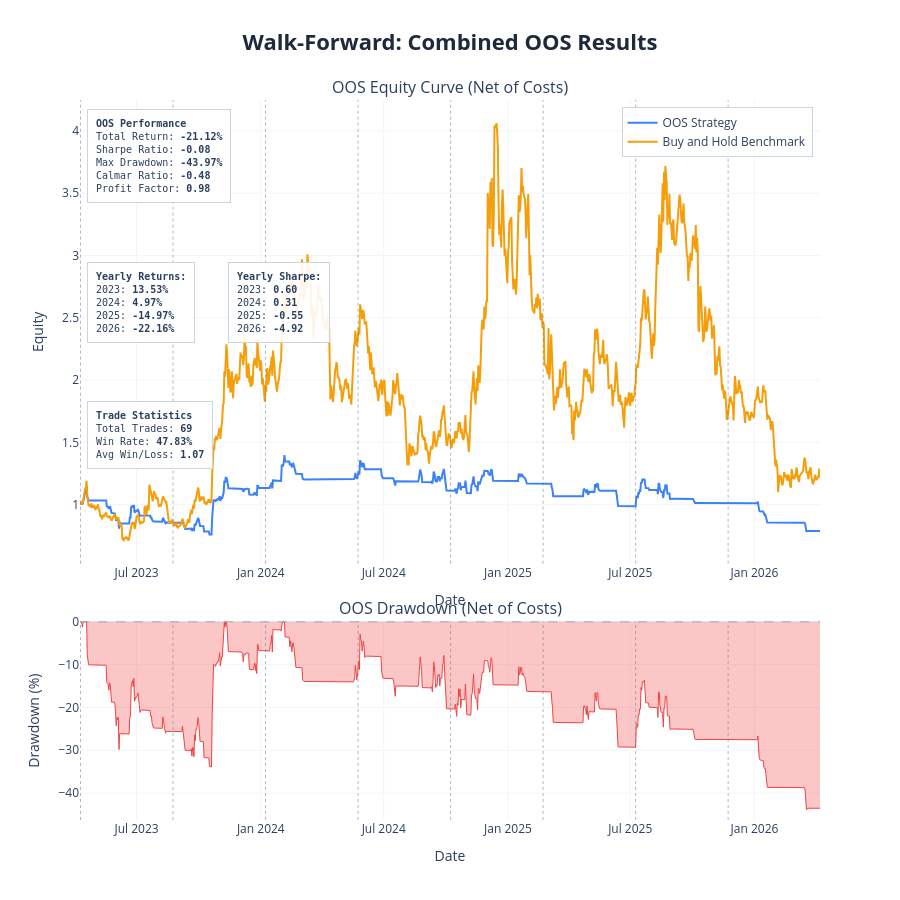

Notebook code for this chart:
### Markdown cell above
---
## Results Charts and Cost Stress Test

| Parameter | Description | Default |
|---|---|---|
| `show_fold_perf` | IS vs OOS bars for return, Sharpe, drawdown per fold | `False` |
| `show_param_evol` | Parameter evolution across folds with ±1 std bands | `False` |
| `show_oos_equity` | Combined OOS equity curve + drawdown with fold boundaries | `True` |
| `show_trades` | Overlay entry/exit markers on OOS equity chart | `False` |
| `benchmark_data` | DataFrame with `Close` column for buy & hold comparison | `None` |
| `save_html_dir` | Directory path to save charts as HTML files, or `None` | `None` |

**Cost Stress Test:** re-run the combined OOS backtest at 1×, 1.5×, 2×, 3× the base cost. Fragile strategies collapse; robust ones degrade gradually.

### Code cell
plot_walk_forward_results(
    results          = results,
    param_defs       = PARAM_DEFS,
    fixed_params     = FIXED_PARAMS,
    benchmark_data   = df,
    show             = True,
    save_html_dir    = None,
    show_fold_perf   = False,   # IS vs OOS bars by fold
    show_param_evol  = False,   # parameter evolution across folds
    show_oos_equity  = True,   # combined OOS equity curve
    show_trades      = False,  # trade markers on OOS equity chart
)

# ── transaction cost stress test ──────────────────────────────────────────

if results['oos_combined_df'] is not None:
    cost_df = cost_stress_test(
        oos_combined_df  = results['oos_combined_df'],
        cost_multipliers = (1.0, 1.5, 2.0, 3.0),
        base_cost        = COST,
    )
else:
    print('No combined OOS dataframe — skip cost stress test')

### Figure 1 — Plotly figure (JSON) as saved in the notebook; plotly's stock layout.template omitted (floating-point values rounded to 4 significant figures; data arrays with more than 128 entries replaced by an {"elided": "..."} marker saying what was removed)
{"data": [{"hovertemplate": "<b>OOS Strategy</b><br>Date: %{x}<br>Equity: %{y:.4f}<extra></extra>", "line": {"color": "#3b82f6", "width": 2}, "mode": "lines", "name": "OOS Strategy", "type": "scatter", "x": {"elided": "1096 str values"}, "xaxis": "x", "y": {"elided": "1096 float values"}, "yaxis": "y"}, {"hovertemplate": "<b>Buy and Hold Benchmark</b><br>Date: %{x}<br>Equity: %{y:.4f}<extra></extra>", "line": {"color": "#f59e0b", "width": 2}, "mode": "lines", "name": "Buy and Hold Benchmark", "type": "scatter", "x": {"elided": "1096 str values"}, "xaxis": "x", "y": {"elided": "1096 float values"}, "yaxis": "y"}, {"fill": "tozeroy", "fillcolor": "rgba(239, 68, 68, 0.3)", "hovertemplate": "<b>Drawdown</b><br>Date: %{x}<br>%{y:.2f}%<extra></extra>", "line": {"color": "#ef4444", "width": 1}, "mode": "lines", "name": "Drawdown", "showlegend": false, "type": "scatter", "x": {"elided": "1096 str values"}, "xaxis": "x2", "y": {"elided": "1096 float values"}, "yaxis": "y2"}], "layout": {"annotations": [{"font": {"size": 16}, "showarrow": false, "text": "OOS Equity Curve (Net of Costs)", "x": 0.5, "xanchor": "center", "xref": "paper", "y": 1, "yanchor": "bottom", "yref": "paper"}, {"font": {"size": 16}, "showarrow": false, "text": "OOS Drawdown (Net of Costs)", "x": 0.5, "xanchor": "center", "xref": "paper", "y": 0.276, "yanchor": "bottom", "yref": "paper"}, {"align": "left", "bgcolor": "rgba(255, 255, 255, 0.9)", "bordercolor": "#cbd5e1", "borderpad": 8, "borderwidth": 1, "font": {"family": "monospace", "size": 10}, "showarrow": false, "text": "<b>OOS Performance</b><br>Total Return: <b>-21.12%</b><br>Sharpe Ratio: <b>-0.08</b><br>Max Drawdown: <b>-43.97%</b><br>Calmar Ratio: <b>-0.48</b><br>Profit Factor: <b>0.98</b>", "x": 0.01, "xanchor": "left", "xref": "x domain", "y": 0.98, "yanchor": "top", "yref": "y domain"}, {"align": "left", "bgcolor": "rgba(255, 255, 255, 0.9)", "bordercolor": "#cbd5e1", "borderpad": 8, "borderwidth": 1, "font": {"family": "monospace", "size": 10}, "showarrow": false, "text": "<b>Yearly Returns:</b><br>2023: <b>13.53%</b><br>2024: <b>4.97%</b><br>2025: <b>-14.97%</b><br>2026: <b>-22.16%</b><br>", "x": 0.01, "xanchor": "left", "xref": "x domain", "y": 0.65, "yanchor": "top", "yref": "y domain"}, {"align": "left", "bgcolor": "rgba(255, 255, 255, 0.9)", "bordercolor": "#cbd5e1", "borderpad": 8, "borderwidth": 1, "font": {"family": "monospace", "size": 10}, "showarrow": false, "text": "<b>Yearly Sharpe:</b><br>2023: <b>0.60</b><br>2024: <b>0.31</b><br>2025: <b>-0.55</b><br>2026: <b>-4.92</b><br>", "x": 0.2, "xanchor": "left", "xref": "x domain", "y": 0.65, "yanchor": "top", "yref": "y domain"}, {"align": "left", "bgcolor": "rgba(255, 255, 255, 0.9)", "bordercolor": "#cbd5e1", "borderpad": 8, "borderwidth": 1, "font": {"family": "monospace", "size": 10}, "showarrow": false, "text": "<b>Trade Statistics</b><br>Total Trades: <b>69</b><br>Win Rate: <b>47.83%</b><br>Avg Win/Loss: <b>1.07</b>", "x": 0.01, "xanchor": "left", "xref": "x domain", "y": 0.35, "yanchor": "top", "yref": "y domain"}], "height": 900, "hovermode": "x unified", "legend": {"bgcolor": "rgba(255, 255, 255, 0.9)", "bordercolor": "#cbd5e1", "borderwidth": 1, "x": 0.99, "xanchor": "right", "y": 0.99, "yanchor": "top"}, "shapes": [{"line": {"color": "#94a3b8", "dash": "dash", "width": 1}, "type": "line", "x0": 0, "x1": 1, "xref": "x2 domain", "y0": 0, "y1": 0, "yref": "y2"}, {"line": {"color": "rgba(100,116,139,0.5)", "dash": "dot", "width": 1}, "type": "line", "x0": "2023-04-09 00:00:00", "x1": "2023-04-09 00:00:00", "xref": "x", "y0": 0, "y1": 1, "yref": "y domain"}, {"line": {"color": "rgba(100,116,139,0.5)", "dash": "dot", "width": 1}, "type": "line", "x0": "2023-04-09 00:00:00", "x1": "2023-04-09 00:00:00", "xref": "x2", "y0": 0, "y1": 1, "yref": "y2 domain"}, {"line": {"color": "rgba(100,116,139,0.5)", "dash": "dot", "width": 1}, "type": "line", "x0": "2023-08-24 00:00:00", "x1": "2023-08-24 00:00:00", "xref": "x", "y0": 0, "y1": 1, "yref": "y domain"}, {"line": {"color": "rgba(100,116,139,0.5)", "dash": "dot", "width": 1}, "type": "line", "x0": "2023-08-24 00:00:00", "x1": "2023-08-24 00:00:00", "xref": "x2", "y0": 0, "y1": 1, "yref": "y2 domain"}, {"line": {"color": "rgba(100,116,139,0.5)", "dash": "dot", "width": 1}, "type": "line", "x0": "2024-01-08 00:00:00", "x1": "2024-01-08 00:00:00", "xref": "x", "y0": 0, "y1": 1, "yref": "y domain"}, {"line": {"color": "rgba(100,116,139,0.5)", "dash": "dot", "width": 1}, "type": "line", "x0": "2024-01-08 00:00:00", "x1": "2024-01-08 00:00:00", "xref": "x2", "y0": 0, "y1": 1, "yref": "y2 domain"}, {"line": {"color": "rgba(100,116,139,0.5)", "dash": "dot", "width": 1}, "type": "line", "x0": "2024-05-24 00:00:00", "x1": "2024-05-24 00:00:00", "xref": "x", "y0": 0, "y1": 1, "yref": "y domain"}, {"line": {"color": "rgba(100,116,139,0.5)", "dash": "dot", "width": 1}, "type": "line", "x0": "2024-05-24 00:00:00", "x1": "2024-05-24 00:00:00", "xref": "x2", "y0": 0, "y1": 1, "yref": "y2 domain"}, {"line": {"color": "rgba(100,116,139,0.5)", "dash": "dot", "width": 1}, "type": "line", "x0": "2024-10-08 00:00:00", "x1": "2024-10-08 00:00:00", "xref": "x", "y0": 0, "y1": 1, "yref": "y domain"}, {"line": {"color": "rgba(100,116,139,0.5)", "dash": "dot", "width": 1}, "type": "line", "x0": "2024-10-08 00:00:00", "x1": "2024-10-08 00:00:00", "xref": "x2", "y0": 0, "y1": 1, "yref": "y2 domain"}, {"line": {"color": "rgba(100,116,139,0.5)", "dash": "dot", "width": 1}, "type": "line", "x0": "2025-02-22 00:00:00", "x1": "2025-02-22 00:00:00", "xref": "x", "y0": 0, "y1": 1, "yref": "y domain"}, {"line": {"color": "rgba(100,116,139,0.5)", "dash": "dot", "width": 1}, "type": "line", "x0": "2025-02-22 00:00:00", "x1": "2025-02-22 00:00:00", "xref": "x2", "y0": 0, "y1": 1, "yref": "y2 domain"}, {"line": {"color": "rgba(100,116,139,0.5)", "dash": "dot", "width": 1}, "type": "line", "x0": "2025-07-09 00:00:00", "x1": "2025-07-09 00:00:00", "xref": "x", "y0": 0, "y1": 1, "yref": "y domain"}, {"line": {"color": "rgba(100,116,139,0.5)", "dash": "dot", "width": 1}, "type": "line", "x0": "2025-07-09 00:00:00", "x1": "2025-07-09 00:00:00", "xref": "x2", "y0": 0, "y1": 1, "yref": "y2 domain"}, {"line": {"color": "rgba(100,116,139,0.5)", "dash": "dot", "width": 1}, "type": "line", "x0": "2025-11-23 00:00:00", "x1": "2025-11-23 00:00:00", "xref": "x", "y0": 0, "y1": 1, "yref": "y domain"}, {"line": {"color": "rgba(100,116,139,0.5)", "dash": "dot", "width": 1}, "type": "line", "x0": "2025-11-23 00:00:00", "x1": "2025-11-23 00:00:00", "xref": "x2", "y0": 0, "y1": 1, "yref": "y2 domain"}], "showlegend": true, "title": {"font": {"color": "#1E293B", "size": 22}, "text": "<b>Walk-Forward: Combined OOS Results</b>", "x": 0.5, "xanchor": "center"}, "xaxis": {"anchor": "y", "domain": [0, 1], "gridcolor": "#f1f5f9", "gridwidth": 1, "showgrid": true, "title": {"text": "Date"}}, "xaxis2": {"anchor": "y2", "domain": [0, 1], "gridcolor": "#f1f5f9", "gridwidth": 1, "showgrid": true, "title": {"text": "Date"}}, "yaxis": {"anchor": "x", "domain": [0.356, 1], "gridcolor": "#f1f5f9", "gridwidth": 1, "showgrid": true, "title": {"text": "Equity"}}, "yaxis2": {"anchor": "x2", "domain": [0, 0.276], "gridcolor": "#f1f5f9", "gridwidth": 1, "showgrid": true, "title": {"text": "Drawdown (%)"}}}}
